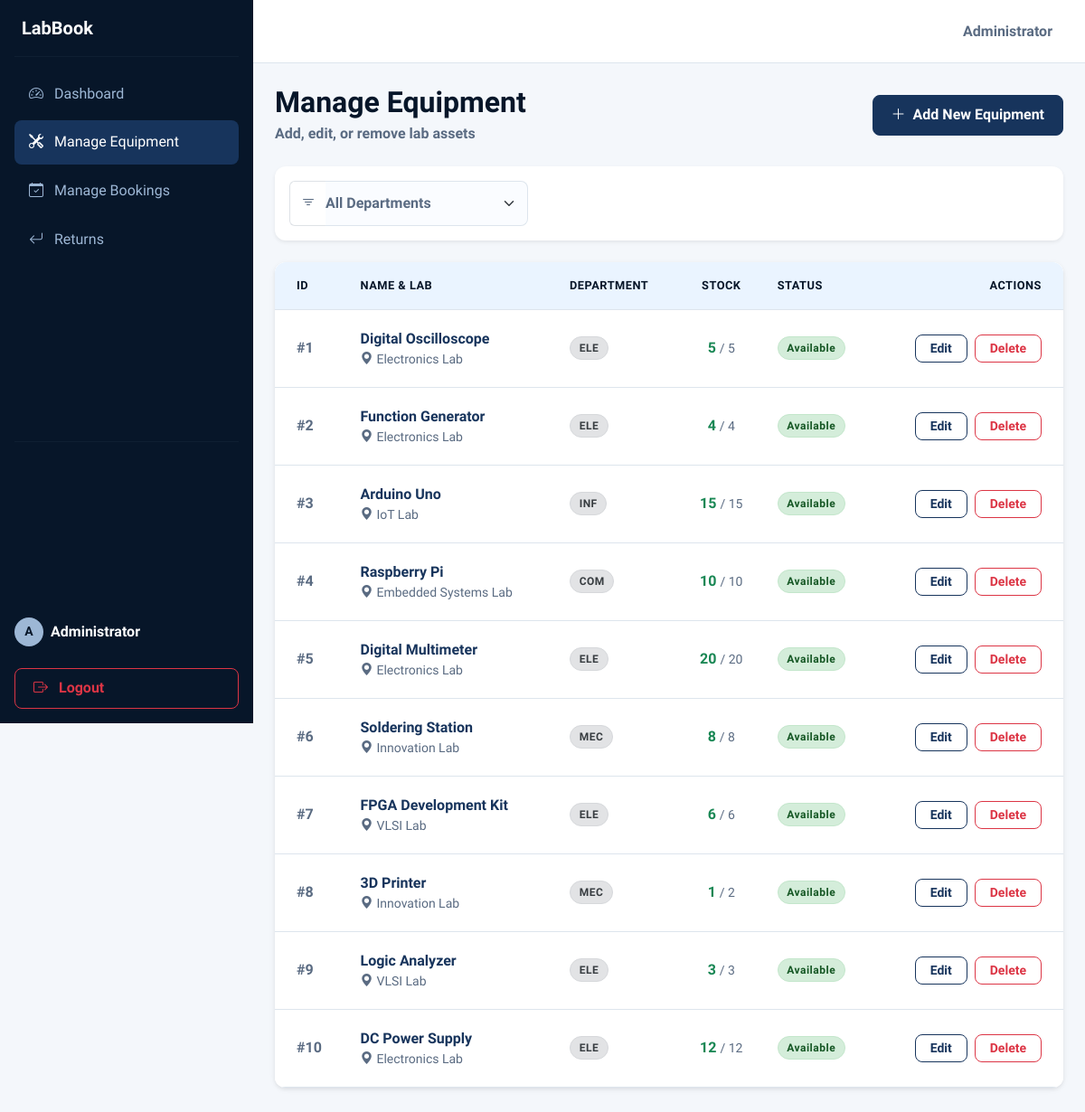
The page /admin/equipment (signed in) on the database as committed earlier.
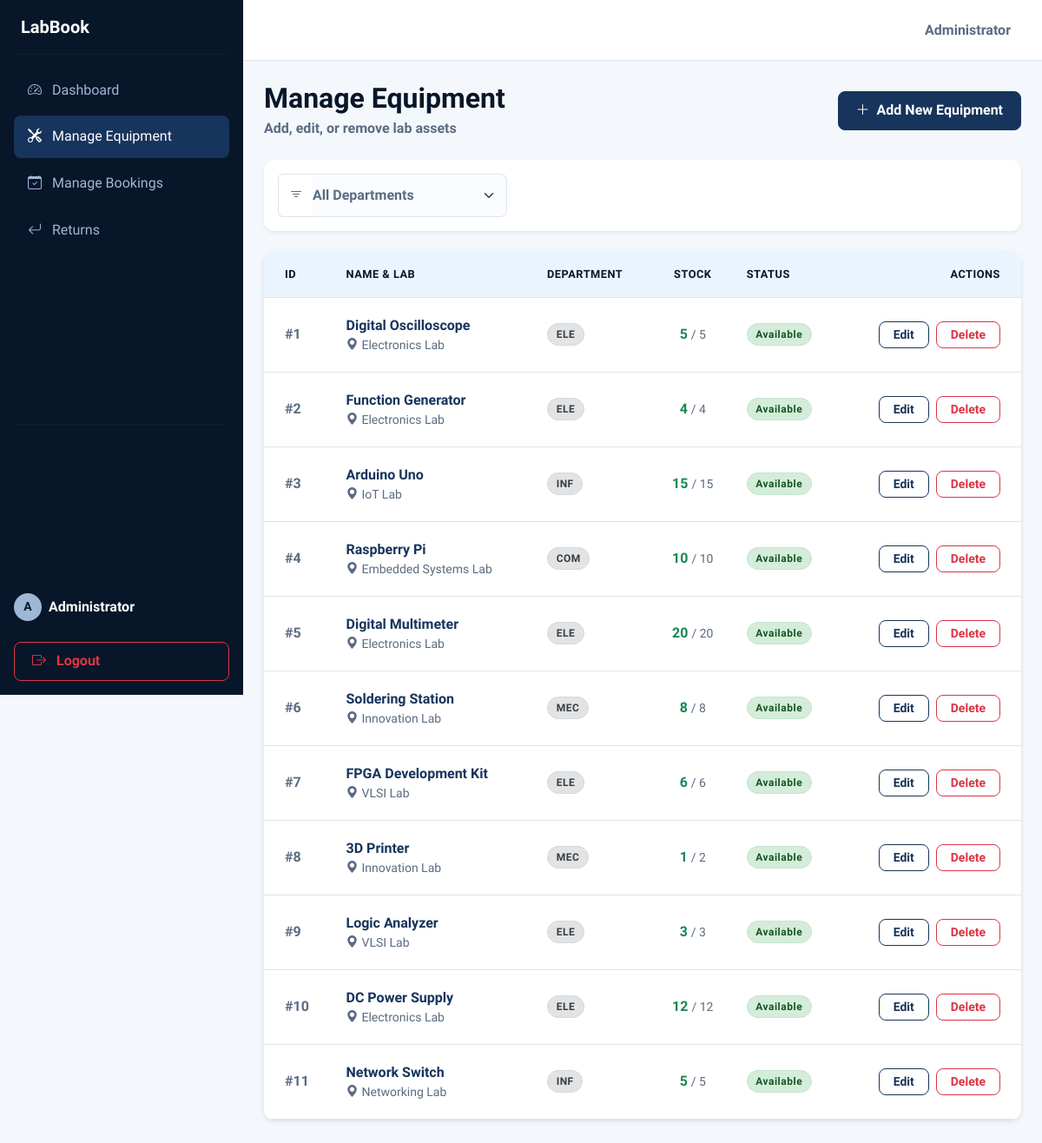
The same page on the database as committed later.
### tables this page shows
CREATE TABLE equipment (
            id INTEGER PRIMARY KEY AUTOINCREMENT,
            name TEXT NOT NULL,
            description TEXT,
            lab_name TEXT NOT NULL,
            quantity INTEGER NOT NULL,
            available_quantity INTEGER NOT NULL,
            status TEXT NOT NULL DEFAULT 'Available'
        , department TEXT DEFAULT 'Information Technology');

### app.py (the view)
@app.route('/admin/equipment')
@admin_required
def admin_equipment():
    conn = get_db_connection()
    equipment = conn.execute('SELECT * FROM equipment').fetchall()
    conn.close()
    return render_template('admin/equipment.html', equipment=equipment)

### app.py (called while the page is built)
def admin_required(f):
    @wraps(f)
    def decorated_function(*args, **kwargs):
        if 'user_id' not in session or session.get('role') != 'admin':
            flash('Admin access required.', 'danger')
            return redirect(url_for('login'))
        return f(*args, **kwargs)
    return decorated_function

### database.py (called while the page is built)
def get_db_connection():
    conn = sqlite3.connect(DATABASE)
    conn.row_factory = sqlite3.Row
    return conn

### templates/admin/equipment.html (shortened to what this page needs)
{% extends 'base.html' %}
{% block content %}
<div class="d-flex justify-content-between align-items-center mb-4">
    <div>
        <h2 class="fw-bold m-0" style="color: var(--frost-navy);">Manage Equipment</h2>
        <div class="text-secondary fw-bold mt-1">Add, edit, or remove lab assets</div>
    </div>
    <a href="{{ url_for('add_equipment') }}" class="btn btn-primary fw-bold"><i class="bi bi-plus-lg me-2"></i>Add New Equipment</a>
</div>
<div class="card shadow-sm border-0 mb-4" style="border-radius: var(--radius-md); background-color: var(--snow-white);">
    <div class="card-body p-3">
        <div class="row">
            <div class="col-md-4">
                <div class="input-group">
                    <span class="input-group-text bg-white border-end-0"><i class="bi bi-filter text-secondary"></i></span>
                    <select id="adminDeptFilter" class="form-select border-start-0 ps-0 text-secondary fw-bold">
                        <option value="">All Departments</option>
                    </select>
                </div>
            </div>
        </div>
    </div>
</div>
<div class="card shadow-sm border-0" style="border-radius: var(--radius-md);">
    <div class="card-body p-0">
        <div class="table-responsive border-0">
            <table class="table table-hover align-middle mb-0" id="adminEqTable">
                <thead>
                    <tr>
                        <th class="ps-4">ID</th>
                        <th>Name & Lab</th>
                        <th>Department</th>
                        <th class="text-center">Stock</th>
                        <th>Status</th>
                        <th class="pe-4 text-end">Actions</th>
                    </tr>
                </thead>
                <tbody>
                    {% for eq in equipment %}
                    <tr class="admin-eq-row" data-dept="{{ eq.department }}">
                        <td class="ps-4 fw-bold text-muted">#{{ eq.id }}</td>
                        <td>
                            <div class="fw-bold" style="color: var(--deep-winter-blue);">{{ eq.name }}</div>
                            <div class="small text-muted"><i class="bi bi-geo-alt-fill me-1"></i>{{ eq.lab_name }}</div>
                        </td>
                        <td><span class="badge bg-secondary">{{ eq.department[:3]|upper }}</span></td>
                        <td class="text-center">
                            <span class="fw-bold text-success">{{ eq.available_quantity }}</span>
                            <span class="text-muted small">/ {{ eq.quantity }}</span>
                        </td>
                        <td>
                            {% if eq.status == 'Available' %}
                                <span class="badge bg-success">Available</span>
                            {% else %}
                                <span class="badge bg-danger">{{ eq.status }}</span>
                            {% endif %}
                        </td>
                        <td class="pe-4 text-end">
                            <a href="{{ url_for('edit_equipment', id=eq.id) }}" class="btn btn-sm btn-outline-primary px-3 py-1 fw-bold me-1">Edit</a>
                            <form action="{{ url_for('delete_equipment', id=eq.id) }}" method="POST" style="display:inline;">
                                <button type="submit" class="btn btn-sm btn-outline-danger px-3 py-1 fw-bold" onclick="return confirm('Delete this equipment?');">Delete</button>
                            </form>
                        </td>
                    </tr>
                    {% endfor %}
                </tbody>
            </table>
        </div>
    </div>
</div>
{% endblock %}

### templates/base.html (shortened to what this page needs)
<!DOCTYPE html>
<html lang="en">
<head>
    <link href="https://cdn.jsdelivr.net/npm/bootstrap@5.3.0/dist/css/bootstrap.min.css" rel="stylesheet">
    <link rel="stylesheet" href="https://cdn.jsdelivr.net/npm/bootstrap-icons@1.10.5/font/bootstrap-icons.css">
    <link rel="stylesheet" href="{{ url_for('static', filename='css/style.css') }}">
</head>
<body>
    <div id="wrapper" {% if not session.get('user_id') and request.endpoint in ['login', 'register'] %}class="auth-wrapper"{% endif %}>
        {% if session.get('user_id') %}
        <div id="sidebar-wrapper" class="d-flex flex-column p-3">
            <a href="{{ url_for('index') }}" class="d-flex align-items-center mb-3 mb-md-0 me-md-auto text-decoration-none">
                <span class="fs-5 branding-text">LabBook</span>
            </a>
            <hr>
            <ul class="nav flex-column mb-auto">
                {% if session.get('role') == 'admin' %}
                    <li class="nav-item">
                        <a href="{{ url_for('admin_dashboard') }}" class="nav-link {% if request.endpoint == 'admin_dashboard' %}active{% endif %}">
                            <i class="bi bi-speedometer2 me-2"></i> Dashboard
                        </a>
                    </li>
                    <li class="nav-item">
                        <a href="{{ url_for('admin_equipment') }}" class="nav-link {% if request.endpoint == 'admin_equipment' %}active{% endif %}">
                            <i class="bi bi-tools me-2"></i> Manage Equipment
                        </a>
                    </li>
                    <li class="nav-item">
                        <a href="{{ url_for('admin_bookings') }}" class="nav-link {% if request.endpoint == 'admin_bookings' %}active{% endif %}">
                            <i class="bi bi-calendar-check me-2"></i> Manage Bookings
                        </a>
                    </li>
                    <li class="nav-item">
                        <a href="{{ url_for('admin_returns') }}" class="nav-link {% if request.endpoint == 'admin_returns' %}active{% endif %}">
                            <i class="bi bi-arrow-return-left me-2"></i> Returns
                        </a>
                    </li>
                {% endif %}
            </ul>
            <hr>
            <div class="mt-auto">
                <div class="d-flex align-items-center mb-3 text-white">
                    <div class="avatar-sm me-2">{{ session.get('name')[:1] | upper }}</div>
                    <strong>{{ session.get('name') }}</strong>
                </div>
                <ul class="nav flex-column">
                    <li class="nav-item mt-2">
                        <a href="{{ url_for('logout') }}" class="btn btn-outline-danger w-100 text-start fw-bold">
                            <i class="bi bi-box-arrow-right me-2"></i> Logout
                        </a>
                    </li>
                </ul>
            </div>
        </div>
        {% endif %}
        <div id="page-content-wrapper" {% if not session.get('user_id') %}style="margin-left: 0; width: 100%;"{% endif %}>
            {% if session.get('user_id') or request.endpoint == 'index' %}
            <nav class="navbar navbar-expand-lg top-navbar">
                <div class="container-fluid">
                    {% if session.get('user_id') %}
                        <div class="ms-auto d-flex align-items-center">
                            <span class="text-muted fw-bold">{{ session.get('name') }}</span>
                        </div>
                    {% endif %}
                </div>
            </nav>
            {% endif %}
            <div class="container-fluid px-4 py-4 main-content">
                {% block content %}{% endblock %}
            </div>
        </div>
    </div>
</body>
</html>

### static/css/style.css (style rules this page uses)
:root { --frost-navy: #071629; --deep-winter-blue: #17345C; --icy-steel: #9DB7D5; --frost-mist: #EAF4FF; --snow-white: #FFFFFF; --text-primary: #071629; --text-secondary: #5a6b82; --page-background: #F4F7FB; --border-color: #DDE5ED; --shadow-sm: 0 2px 8px rgba(7, 22, 41, 0.04); --shadow-md: 0 6px 20px rgba(7, 22, 41, 0.08); --shadow-lg: 0 12px 30px rgba(7, 22, 41, 0.12); --radius-sm: 8px; --radius-md: 12px; --radius-lg: 16px; --radius-xl: 24px; }
body { font-family: 'Mulish', sans-serif; background-color: var(--page-background); color: var(--text-primary); margin: 0; overflow-x: hidden; }
h1, h2, h3, h4, h5, h6, .navbar-brand, .branding-text { font-family: 'Epilogue', sans-serif; color: var(--text-primary); font-weight: 600; }
.text-muted, .text-secondary { color: var(--text-secondary) !important; }
#wrapper { display: flex; width: 100vw; min-height: 100vh; overflow-x: hidden; }
#sidebar-wrapper { width: 280px; background-color: var(--frost-navy); color: var(--icy-steel); transition: all 0.3s ease; z-index: 1000; position: fixed; height: 100vh; left: 0; top: 0; }
#sidebar-wrapper .branding-text, #sidebar-wrapper .bi-flask { color: var(--snow-white); }
#sidebar-wrapper hr { border-color: rgba(157, 183, 213, 0.2); }
#sidebar-wrapper .nav-link { color: var(--icy-steel); font-weight: 500; border-radius: var(--radius-sm); padding: 0.8rem 1rem; margin-bottom: 0.25rem; transition: all 0.2s ease; }
#sidebar-wrapper .nav-link.active, #sidebar-wrapper .nav-link[aria-current="page"] { color: var(--snow-white); background-color: var(--deep-winter-blue); }
#page-content-wrapper { flex: 1; min-width: 0; margin-left: 280px; transition: all 0.3s ease; display: flex; flex-direction: column; }
.top-navbar { background-color: var(--snow-white) !important; border-bottom: 1px solid var(--border-color); padding: 1rem 1.5rem; min-height: 70px; }
.card { background-color: var(--snow-white); border: 1px solid var(--border-color); border-radius: var(--radius-md); box-shadow: var(--shadow-sm); transition: transform 0.2s ease, box-shadow 0.2s ease; margin-bottom: 1.5rem; }
.btn { border-radius: var(--radius-sm); font-weight: 600; padding: 0.6rem 1.25rem; transition: all 0.2s ease-in-out; }
.btn-primary, .btn-success, .btn-info, .btn-dark { background-color: var(--deep-winter-blue) !important; border-color: var(--deep-winter-blue) !important; color: var(--snow-white) !important; }
.btn-outline-primary, .btn-outline-success, .btn-outline-info { background-color: transparent !important; border-color: var(--deep-winter-blue) !important; color: var(--deep-winter-blue) !important; }
.form-control, .form-select { border: 1px solid var(--border-color); border-radius: var(--radius-sm); padding: 0.75rem 1rem; background-color: #FAFCFF; color: var(--text-primary); transition: all 0.2s ease; }
.table-responsive { border-radius: var(--radius-md); border: 1px solid var(--border-color); background: var(--snow-white); box-shadow: var(--shadow-sm); }
.table { margin-bottom: 0; background-color: var(--snow-white); }
.table thead th { background-color: var(--frost-mist) !important; color: var(--text-primary) !important; border-bottom: 1px solid var(--border-color); font-weight: 700; padding: 1rem; text-transform: uppercase; font-size: 0.8rem; letter-spacing: 0.5px; }
.table tbody td { padding: 1.25rem 1rem; vertical-align: middle; border-bottom: 1px solid var(--border-color); color: var(--text-primary); font-weight: 500; }
.badge { padding: 0.5em 0.8em; border-radius: 50rem; font-weight: 600; font-size: 0.75rem; letter-spacing: 0.5px; }
.badge.bg-success { background-color: #D4EDDA !important; color: #155724 !important; border: 1px solid #C3E6CB; }
.badge.bg-secondary { background-color: #E2E3E5 !important; color: #383D41 !important; border: 1px solid #D6D8DB; }
.avatar-sm { width: 32px; height: 32px; background-color: var(--icy-steel); color: var(--frost-navy); border-radius: 50%; display: inline-flex; align-items: center; justify-content: center; font-weight: 700; font-size: 14px; }

Rows that differ between the two databases and show on the page:
added equipment: id "11", name "Network Switch", lab_name "Networking Lab", department "INF", available_quantity "5", quantity "5", status "Available"
